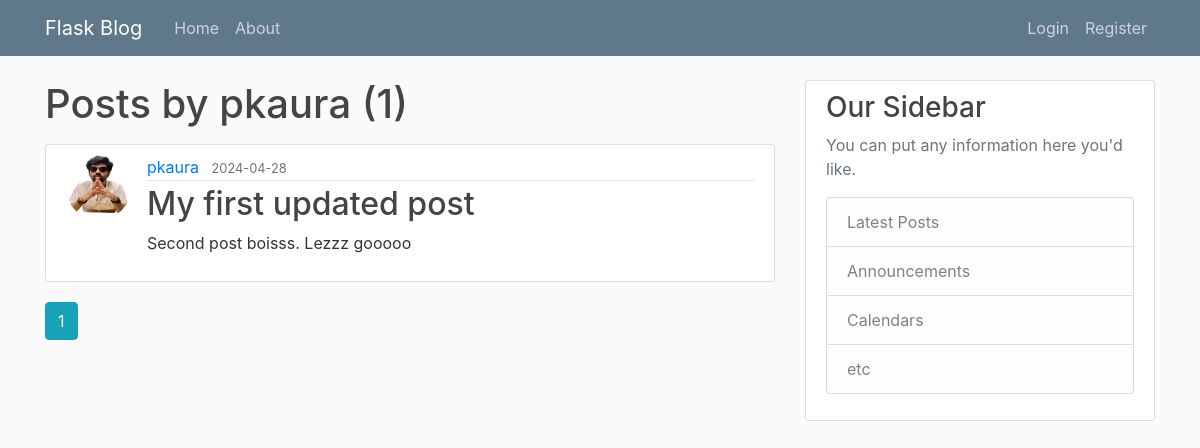
Before: /user/pkaura with the older database file.
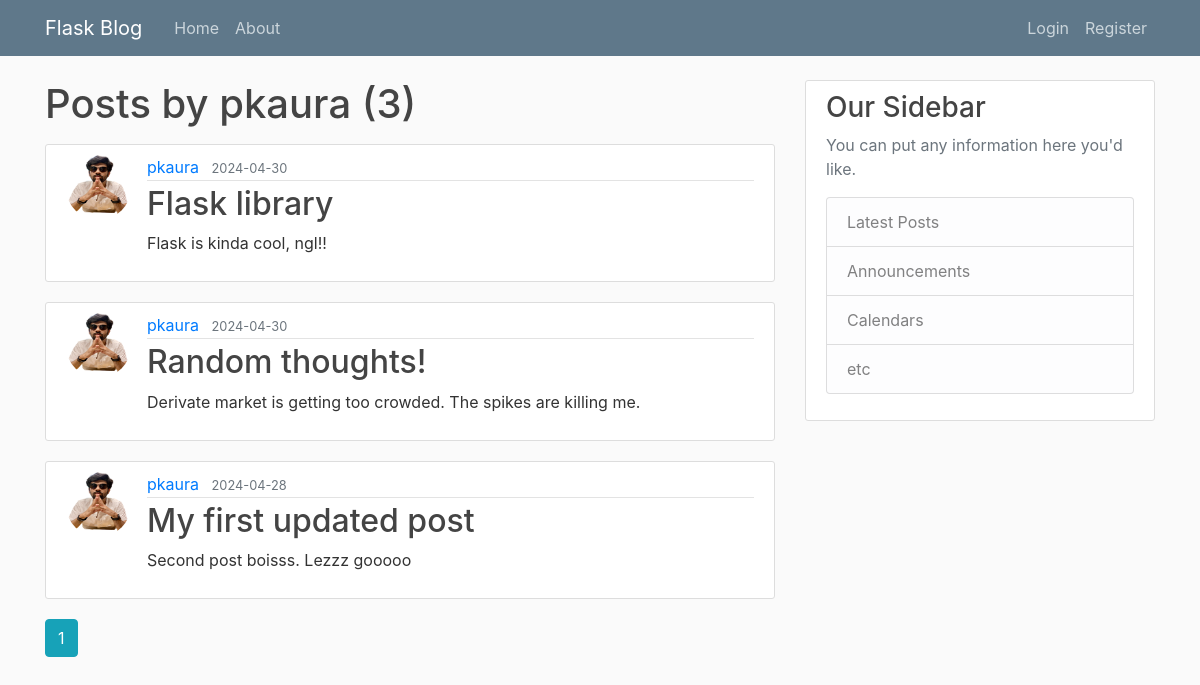
After: the same page with the newer database file.
### blogApp/models.py (models this page shows, shortened)
class User(db.Model, UserMixin):
    id = db.Column(db.Integer, primary_key = True)
    username = db.Column(db.String(20), unique = True, nullable = False)
    email = db.Column(db.String(120), unique = True, nullable = False)
    imageFile = db.Column(db.String(20), nullable = False, default='default.jpg')
    password = db.Column(db.String(60), nullable = False)
    posts = db.relationship('Post', backref='author', lazy = True)

class Post(db.Model):
    id = db.Column(db.Integer, primary_key = True)
    title = db.Column(db.String(100), nullable = False)
    date_posted = db.Column(db.DateTime, nullable = False, default=datetime.now)
    content = db.Column(db.Text, nullable = False)
    user_id = db.Column(db.Integer, db.ForeignKey('user.id'), nullable = False)

### blogApp/users/routes.py (the view)
@users.route("/user/<string:username>")
def userPosts(username):
    page = request.args.get('page', 1, type=int)
    user = User.query.filter_by(username = username).first_or_404()
    posts = Post.query.filter_by(author = user)\
        .order_by(Post.date_posted.desc())\
        .paginate(per_page = 3, page = page)
    return render_template('userPosts.html', posts = posts, user = user)

### blogApp/templates/userPosts.html
{% extends 'layout.html' %}
{% block content %}
    <h1 class="mb-3">Posts by {{ user.username }} ({{ posts.total }})</h1>
    {% for post in posts.items %}
    <article class="media content-section">
      <img src="{{url_for('static', filename = 'profile_pics/' + post.author.imageFile)}}" class="rounded-circle article-img">
        <div class="media-body">
          <div class="article-metadata">
            <a class="mr-2" href="{{ url_for('users.userPosts', username=post.author.username)}}">{{ post.author.username }}</a>
            <small class="text-muted">{{ post.date_posted.strftime('%Y-%m-%d') }}</small>
          </div>
          <h2><a class="article-title" href="{{ url_for('posts.post', postID = post.id) }}">{{ post.title }}</a></h2>
          <p class="article-content">{{ post.content }}</p>
        </div>
    </article>
    {% endfor %}
    {% for page_num in posts.iter_pages(left_edge=1, right_edge=1, left_current=1, right_current=2)%}
      {% if page_num %}
        {% if posts.page == page_num %}
          <a class="btn btn-info mb4" href="{{ url_for('users.userPosts', page = page_num, username = user.username)}}"> {{ page_num }}</a>
        {% else %}
          <a class="btn btn-outline-info mb4" href="{{ url_for('users.userPosts', page = page_num, username = user.username)}}"> {{ page_num }}</a>
        {% endif %}
      {% else %}
        ...
      {% endif %}
    {% endfor %}
{% endblock content%}

### blogApp/templates/layout.html (shortened to what this page needs)
<!DOCTYPE html>
<html>
<head>
    <link rel="stylesheet" href="https://maxcdn.bootstrapcdn.com/bootstrap/4.0.0/css/bootstrap.min.css">
    <link rel="stylesheet" type="text/css" href="{{ url_for('static', filename='main.css') }}">
</head>
<body>
    <header class="site-header">
      <nav class="navbar navbar-expand-md navbar-dark bg-steel fixed-top">
        <div class="container">
          <a class="navbar-brand mr-4" href="/">Flask Blog</a>
          <div class="collapse navbar-collapse" id="navbarToggle">
            <div class="navbar-nav mr-auto">
              <a class="nav-item nav-link" href="{{url_for('main.home')}}">Home</a>
              <a class="nav-item nav-link" href="{{url_for('main.about')}}">About</a>
            </div>
            <div class="navbar-nav">
              {% if current_user.is_authenticated %}
              <a class="nav-item nav-link" href="{{url_for('posts.newPost')}}">New Post</a>
              <a class="nav-item nav-link" href="{{url_for('users.account')}}">Account</a>
                <a class="nav-item nav-link" href="{{url_for('users.logout')}}">Logout</a>
              {% else %}
                <a class="nav-item nav-link" href="{{url_for('users.login')}}">Login</a>
                <a class="nav-item nav-link" href="{{url_for('users.register')}}">Register</a>
              {% endif %}
            </div>
          </div>
        </div>
      </nav>
    </header>
    <main role="main" class="container">
      <div class="row">
        <div class="col-md-8">
          {% block content %}{% endblock %}
        </div>
        <div class="col-md-4">
          <div class="content-section">
            <h3>Our Sidebar</h3>
            <p class='text-muted'>You can put any information here you'd like.
              <ul class="list-group">
                <li class="list-group-item list-group-item-light">Latest Posts</li>
                <li class="list-group-item list-group-item-light">Announcements</li>
                <li class="list-group-item list-group-item-light">Calendars</li>
                <li class="list-group-item list-group-item-light">etc</li>
              </ul>
            </p>
          </div>
        </div>
      </div>
    </main>
</body>
</html>

### blogApp/static/main.css (style rules this page uses)
body { background: #fafafa; color: #333333; margin-top: 5rem; }
h1, h2, h3, h4, h5, h6 { color: #444444; }
.bg-steel { background-color: #5f788a; }
.site-header .navbar-nav .nav-link { color: #cbd5db; }
.content-section { background: #ffffff; padding: 10px 20px; border: 1px solid #dddddd; border-radius: 3px; margin-bottom: 20px; }
.article-title { color: #444444; }
.article-content { white-space: pre-line; }
.article-img { height: 65px; width: 65px; margin-right: 16px; }
.article-metadata { padding-bottom: 1px; margin-bottom: 4px; border-bottom: 1px solid #e3e3e3 }

Changed rows visible on the page:
added Post: imageFile (picture), author.username "pkaura", date_posted "2024-04-30", title "Flask library", content "Flask is kinda cool, ngl!!"
added Post: imageFile (picture), author.username "pkaura", date_posted "2024-04-30", title "Random thoughts!", content "Derivate market is getting too crowded. The spikes are killing me."
Other visible differences:
{{ posts.total }}: "1" → "3"
